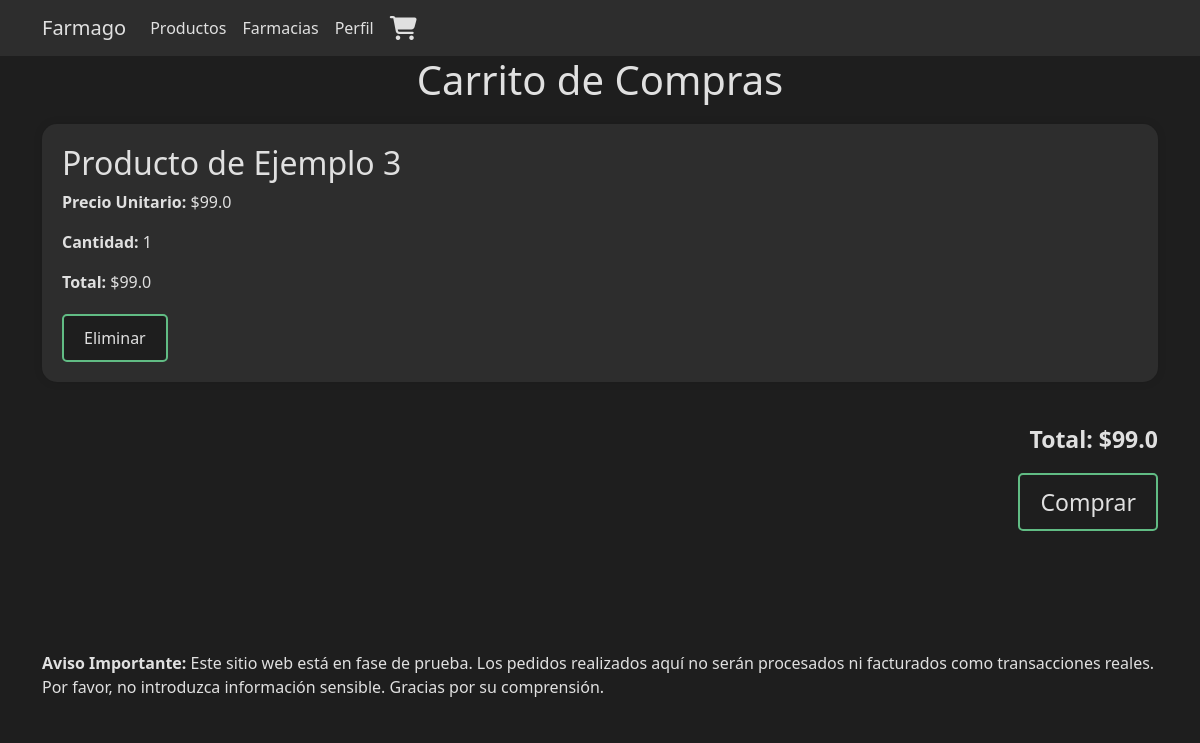
/carrito (signed in), run on an earlier commit of the app's database.
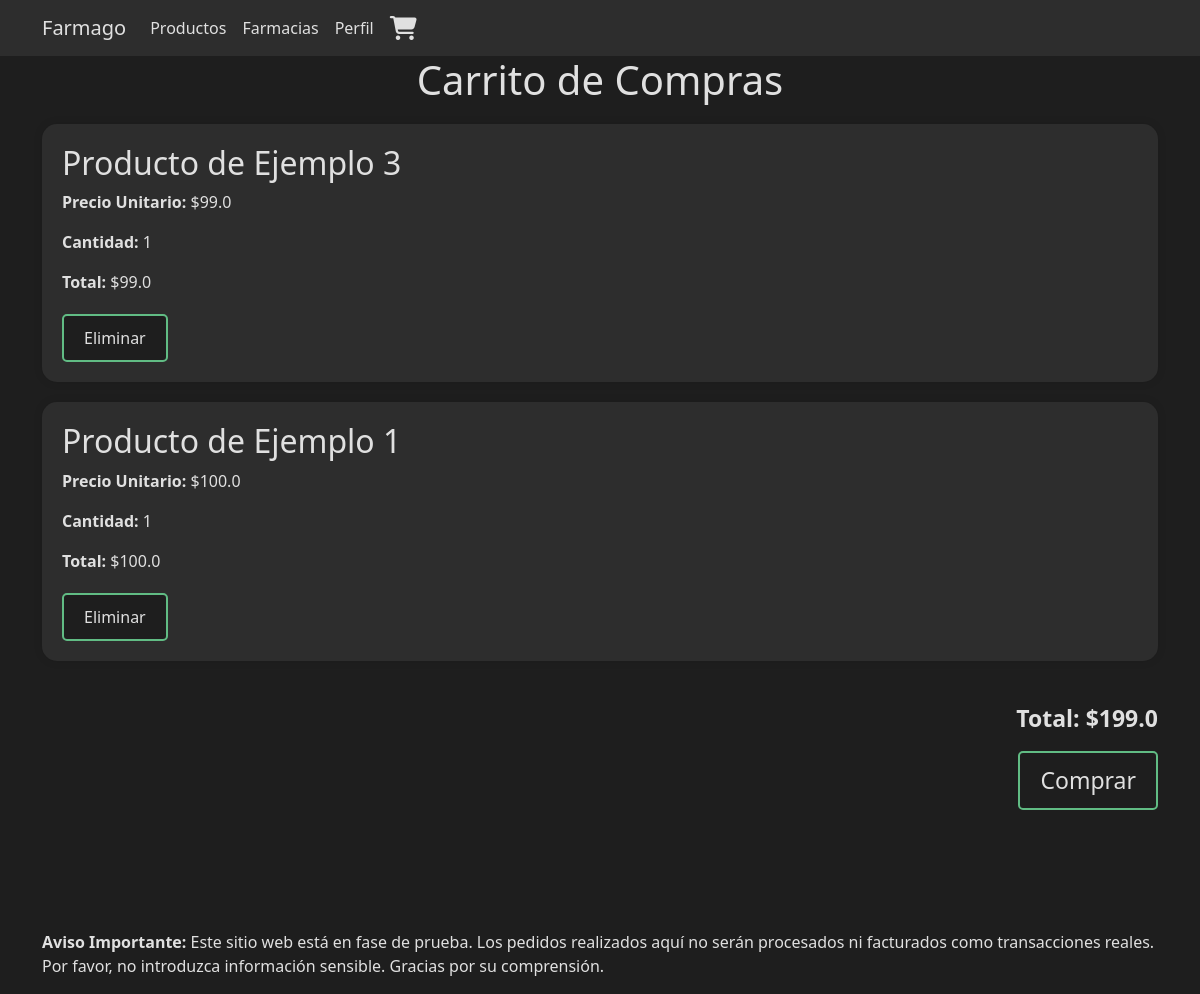
And on a later commit of the database.
### tables this page shows
CREATE TABLE detalles_carrito (
                id INTEGER PRIMARY KEY AUTOINCREMENT,
                id_carrito INTEGER,
                id_producto INTEGER,
                cantidad INTEGER,
                precio_unitario REAL,
                FOREIGN KEY(id_carrito) REFERENCES carritos(id),
                FOREIGN KEY(id_producto) REFERENCES productos(id)
            );

CREATE TABLE productos (
                id INTEGER PRIMARY KEY AUTOINCREMENT,
                nombre TEXT,
                imagen TEXT,
                descripcion TEXT,
                cantidad INTEGER,
                precio_unitario REAL,
                id_categoria INTEGER,
                id_farmacia INTEGER, 
                FOREIGN KEY(id_categoria) REFERENCES categorias(id),
                FOREIGN KEY(id_farmacia) REFERENCES usuarios(id)
            );

### src/carrito/ver_carrito.py (the view)
def ver_carrito():
    user_id = session.get("user_id")
    if user_id:
        with app.app_context():
            db = get_db()
            cursor = db.cursor()
            cursor.execute(
                'SELECT * FROM carritos WHERE id_usuario=? AND estado="abierto"',
                (user_id,),
            )
            carrito = cursor.fetchone()
        if carrito:
            cursor.execute(
                'SELECT dc.id, p.id, p.nombre, p.precio_unitario, dc.cantidad FROM detalles_carrito dc JOIN productos p ON dc.id_producto = p.id JOIN carritos c ON dc.id_carrito = c.id WHERE c.id_usuario = ? AND c.estado = "abierto"',
                (user_id,),
            )
            carrito = cursor.fetchall()
            total_carrito = 0
            total_carrito = sum(detalle[3] * detalle[4] for detalle in carrito)
            return render_template(
                "carrito.html", carrito=carrito, total_carrito=total_carrito
            )
        else:
            return redirect(url_for("listar_productos"))
    else:
        abort(403)

### src/helpers/helpers.py (called while the page is built)
def get_db():
    db = getattr(g, "_database", None)
    if db is None:
        db = g._database = sqlite3.connect(DATABASE)
    return db

### templates/carrito.html (shortened to what this page needs)
{% extends 'base.html' %} {% block head %}
<link
    rel="stylesheet"
    href="{{ url_for('static', filename='css/carrito.css') }}" />
{% endblock head %} {% block content %}
<div class="container">
    <h1>Carrito de Compras</h1>
    <div class="product-list">
        {% if carrito %} {% for producto in carrito %}
        <div
            class="product-card"
            onclick="window.location.href='{{ url_for('ver_detalle_producto', id_producto=producto[0]) }}';">
            <div class="product-info">
                <h2>{{ producto[2] }}</h2>
                <p><strong>Precio Unitario:</strong> ${{ producto[3] }}</p>
                <p><strong>Cantidad:</strong> {{ producto[4] }}</p>
                <p><strong>Total:</strong> ${{ producto[3] * producto[4] }}</p>
            </div>
            <div class="product-actions">
                <form
                    action="{{ url_for('eliminar_del_carrito', id_detalle_carrito=producto[0]) }}"
                    method="post">
                    <button class="delete-button" type="submit">
                        Eliminar
                    </button>
                </form>
            </div>
        </div>
        {% endfor %}
        <div class="total">
            <p><strong>Total:</strong> ${{ total_carrito }}</p>
            <form action="{{ url_for('comprar_carrito') }}" method="post">
                <button class="buy-button" type="submit">Comprar</button>
            </form>
        </div>
        <p>
            <b>Aviso Importante:</b> Este sitio web está en fase de prueba. Los
            pedidos realizados aquí no serán procesados ni facturados como
            transacciones reales. Por favor, no introduzca información sensible.
            Gracias por su comprensión.
        </p>
        {% else %}
        <p class="no-products">No hay productos en el carrito.</p>
        {% endif %}
    </div>
</div>
{% endblock content %}

### templates/base.html (shortened to what this page needs)
<!DOCTYPE html>
<html lang="es">
    <head>
        {% block head %} {% endblock head %}
        <link
            rel="stylesheet"
            href="https://stackpath.bootstrapcdn.com/bootstrap/5.0.0-alpha2/css/bootstrap.min.css" />
        <link
            rel="stylesheet"
            href="{{ url_for('static', filename='css/base.css') }}" />
    </head>
    <body>
        <nav class="navbar navbar-expand-lg navbar-dark bg-dark">
            <div class="container">
                <a class="navbar-brand" href="/">Farmago</a>
                <div class="collapse navbar-collapse" id="navbarNav">
                    <ul class="navbar-nav ml-auto">
                        <li class="nav-item">
                            <a class="nav-link" href="/productos">Productos</a>
                        </li>
                        <li class="nav-item">
                            <a class="nav-link" href="/todas_farmacias"
                                >Farmacias</a
                            >
                        </li>
                        <li class="nav-item">
                            <a class="nav-link" href="/perfil">Perfil</a>
                        </li>
                        <li class="nav-item">
                            <a class="nav-link" href="/carrito"
                                ><i class="fa-solid fa-cart-shopping fa-xl"></i
                            ></a>
                        </li>
                    </ul>
                </div>
            </div>
        </nav>
        <div class="contain" id="contain">
            {% block content %} {% endblock %}
        </div>
    </body>
</html>

### static/css/carrito.css (style rules this page uses)
h1 { font-size: 32px; text-align: center; margin-bottom: 20px; color: var(--texto); }
.product-list { display: flex; flex-wrap: wrap; gap: 20px; flex-direction: column; }
.product-card { flex-basis: calc(33.33% - 20px); background-color: var(--subfondo); color: var(--texto); border-radius: 15px; box-shadow: 0 0 10px rgba(0, 0, 0, 0.1); padding: 20px; cursor: pointer; transition: 0.3s; -webkit-border-radius: 15px; -moz-border-radius: 15px; -ms-border-radius: 15px; -o-border-radius: 15px; -webkit-transition: 0.3s; -moz-transition: 0.3s; -ms-transition: 0.3s; -o-transition: 0.3s; }
.product-info { margin-bottom: 20px; }
.product-actions { display: flex; justify-content: space-between; align-items: center; }
.product-actions button { background-color: var(--fondo-boton); color: var(--texto); border: none; border-radius: 5px; cursor: pointer; padding: 10px 20px; transition: 0.3s; border: 2px solid var(--borde-boton); -webkit-border-radius: 5px; -moz-border-radius: 5px; -ms-border-radius: 5px; -o-border-radius: 5px; -webkit-transition: 0.3s; -moz-transition: 0.3s; -ms-transition: 0.3s; -o-transition: 0.3s; }
.total { text-align: right; margin-top: 20px; font-size: 23px; font-weight: bold; margin-bottom: 100px; }
.buy-button { display: inline-block; padding: 10px 20px; text-align: center; text-decoration: none; border: none; cursor: pointer; border-radius: 5px; color: var(--texto); background-color: var(--fondo-boton); border: 2px solid var(--borde-boton); }
p { color: var(--texto); }

### static/css/base.css (style rules this page uses)
:root { --texto: #e0e0e0; --fondo: #1E1E1E; --fondo-nav: #2d2d2d; --fondo-titulo: #2E8B57; --fondo-boton: #1E1E1E; --fondo-boton-hover: #2d2d2d; --borde-boton: #61bc84; --fondo-form: #1E1E1E; --fondo-form-focus: #2d2d2d; --subfondo: #2d2d2d; }
html { background-color: var(--fondo); }
.navbar { background-color: var(--fondo-nav) !important; color: var(--texto) !important; }
a.nav-link { color: var(--texto) !important; }
.navbar-brand { color: var(--texto) !important; }
.contain { background-color: var(--fondo); }

What changed in the data, as far as the page shows it:
added detalles_carrito: nombre "Producto de Ejemplo 1", precio_unitario "100.0", cantidad "1", producto[3]*producto[4] "100.0"
Also different on the page:
{{ total_carrito }}: "99.0" → "199.0"
